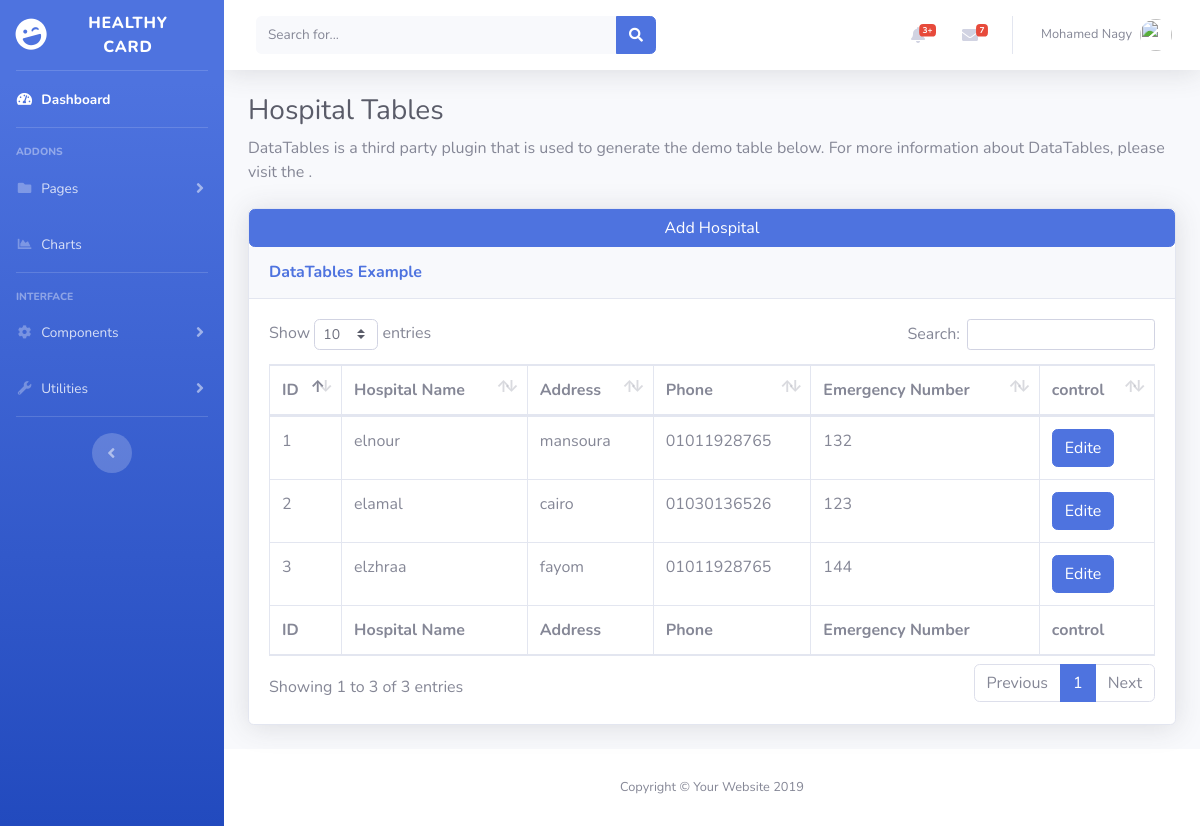
Screenshot of /admin/hospitals.php (signed in) with the database file from the repository.
### tables this page shows
CREATE TABLE `uner` (
  `id` int(11) NOT NULL,
  `username` varchar(255) NOT NULL,
  `email` varchar(255) NOT NULL,
  `password` varchar(255) NOT NULL,
  `priv` int(11) NOT NULL
);

CREATE TABLE `hospital` (
  `id` int(11) NOT NULL,
  `hospital_name` varchar(255) NOT NULL,
  `address` varchar(255) NOT NULL,
  `phone` varchar(100) NOT NULL,
  `em_number` varchar(100) NOT NULL
);

### admin/design/hospital/hospitaltable.php (the view)
<div class="card shadow mb-4">
          <a href="?action=add" class="btn btn-primary" >Add Hospital</a>
            <div class="card-header py-3">
              <h6 class="m-0 font-weight-bold text-primary">DataTables Example</h6>
            </div>
            <div class="card-body">
              <div class="table-responsive">
                <table class="table table-bordered" id="dataTable" width="100%" cellspacing="0">
                  <thead>
                    <tr>
                      <th>ID</th>
                      <th>Hospital Name</th>
                      <th>Address</th>
                      <th>Phone</th>
                      <th>Emergency Number</th>
                      <th>control</th>
                    </tr>
                  </thead>
                  <tfoot>
                  <tr>
                      <th>ID</th>
                      <th>Hospital Name</th>
                      <th>Address</th>
                      <th>Phone</th>
                      <th>Emergency Number</th>
                      <th>control</th>
                    </tr>
                  </tfoot>
                  <tbody>
<?php
        require_once "functions/connect.php";
        $inserthos =   " SELECT * FROM hospital ";
        $query     =   $conn -> query($inserthos);
        $id        =   0;
        foreach ($query as $hos) {
?>
                    <tr>
                      <td><?= ++$id ?></td>
                      <td><?= $hos['hospital_name'] ?></td>
                      <td><?= $hos['address'] ?></td>
                      <td><?= $hos['phone'] ?></td>
                      <td><?= $hos['em_number'] ?></td>
                      <td>
                            <a class="btn btn-primary" href="?action=edite&id=<?= $hos['id']?>">Edite</a>
                      </td>
                    </tr>
<?php }; ?>
                  </tbody>
                </table>
              </div>
            </div>
          </div>
        </div>

### admin/includes/header.php (shortened to what this page needs)
<nav class="navbar navbar-expand navbar-light bg-white topbar mb-4 static-top shadow">
<form class="d-none d-sm-inline-block form-inline mr-auto ml-md-3 my-2 my-md-0 mw-100 navbar-search">
  <div class="input-group">
    <input type="text" class="form-control bg-light border-0 small" placeholder="Search for..." aria-label="Search" aria-describedby="basic-addon2">
    <div class="input-group-append">
      <button class="btn btn-primary" type="button">
        <i class="fas fa-search fa-sm"></i>
      </button>
    </div>
  </div>
</form>
<ul class="navbar-nav ml-auto">
  <li class="nav-item dropdown no-arrow mx-1">
    <a class="nav-link dropdown-toggle" href="#" id="alertsDropdown" role="button" data-toggle="dropdown" aria-haspopup="true" aria-expanded="false">
      <i class="fas fa-bell fa-fw"></i>
      <span class="badge badge-danger badge-counter">3+</span>
    </a>
  </li>
  <li class="nav-item dropdown no-arrow mx-1">
    <a class="nav-link dropdown-toggle" href="#" id="messagesDropdown" role="button" data-toggle="dropdown" aria-haspopup="true" aria-expanded="false">
      <i class="fas fa-envelope fa-fw"></i>
      <span class="badge badge-danger badge-counter">7</span>
    </a>
  </li>
  <?php
  $nam  = $_SESSION['name'];
  $id  = $_SESSION['login'];
   require_once "functions/connect.php";
   $sel  = "SELECT * FROM $nam  WHERE  id = $id";
   $query = $conn -> query($sel);
   $name  = $query -> fetch_assoc();
  ?>
  <li class="nav-item dropdown no-arrow">
    <a class="nav-link dropdown-toggle" href="#" id="userDropdown" role="button" data-toggle="dropdown" aria-haspopup="true" aria-expanded="false">
      <span class="mr-2 d-none d-lg-inline text-gray-600 small"><?php echo @$name['username'] ?></span>
      <img class="img-profile rounded-circle" src="https://source.unsplash.com/QAB-WJcbgJk/60x60">
    </a>
  </li>
</ul>
</nav>

### rows the page displays
uner: username "Mohamed Nagy"
hospital: hospital_name "elnour", address "mansoura", phone "01011928765", em_number "132"
hospital: hospital_name "elamal", address "cairo", phone "01030136526", em_number "123"
hospital: hospital_name "elzhraa", address "fayom", phone "01011928765", em_number "144"
